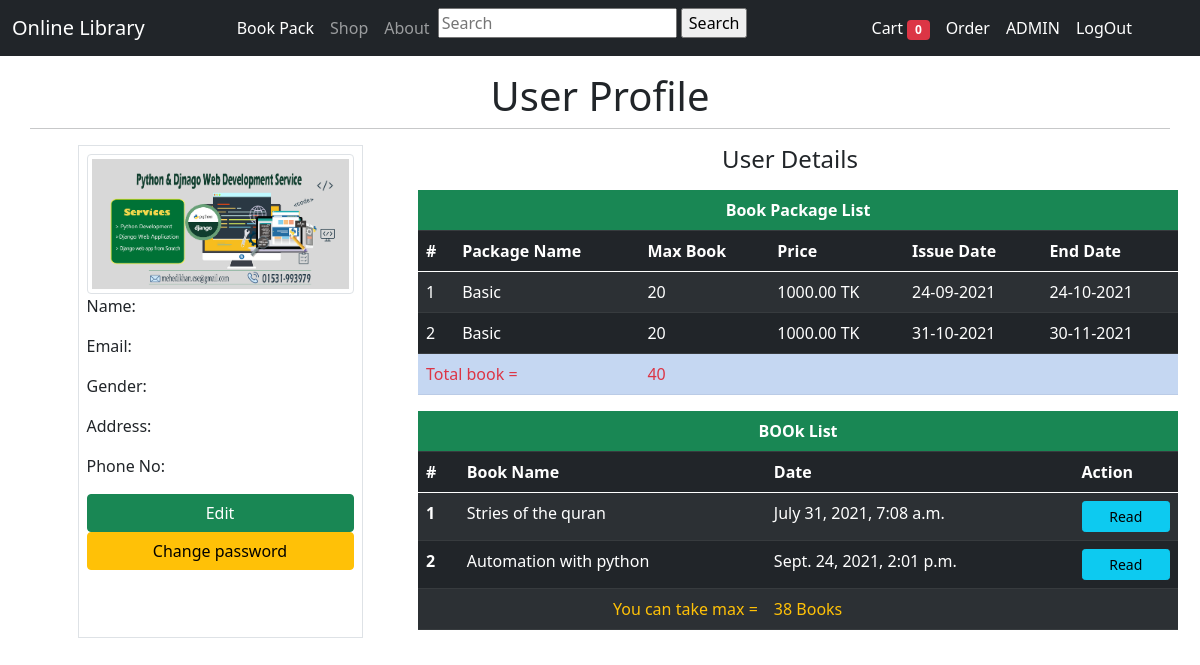
The page /profile/ (signed in) on the database as committed earlier.
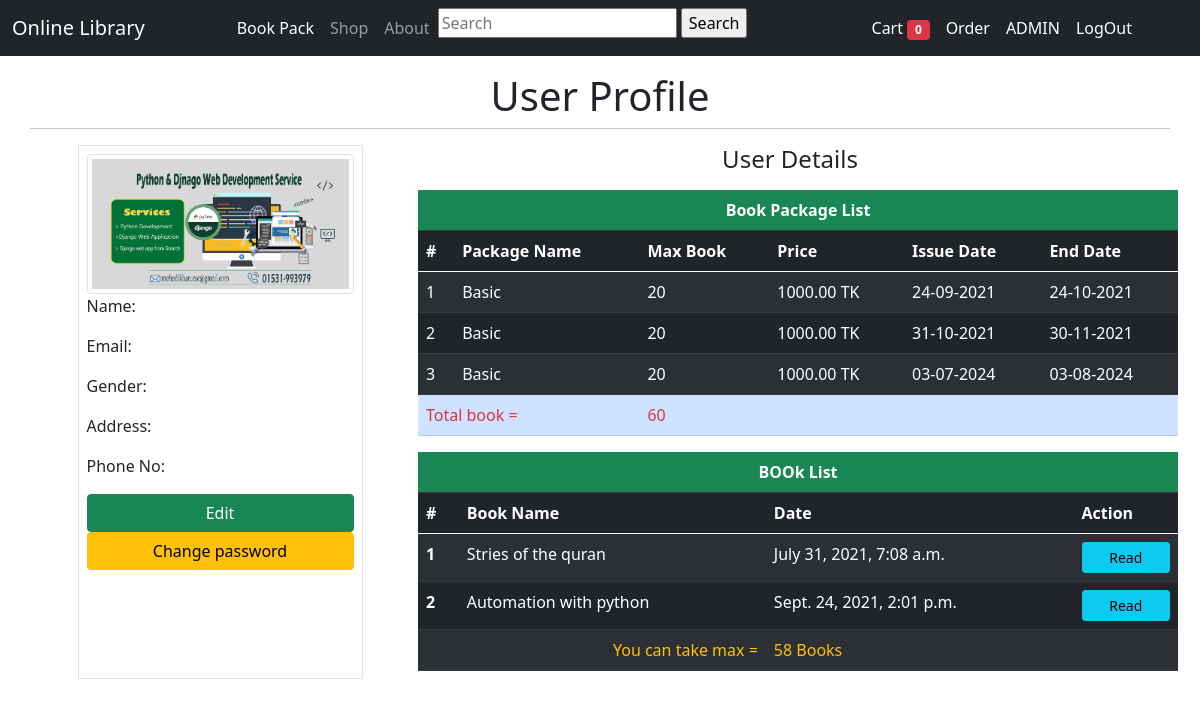
The same page on the database as committed later.
### Library/models.py (models this page shows, shortened)
class User_info(models.Model):
    user = models.OneToOneField(User,on_delete=models.CASCADE,blank=True)
    GENDER_CHOICE= (('M','Male'),('F','Female'),('OG','Other'))
    profile_pic = models.ImageField(upload_to='profilepic',blank=True)
    gender = models.CharField(max_length=10,choices=GENDER_CHOICE,blank=True)
    address = models.CharField(max_length=100,blank=True)
    phone = models.CharField(max_length=15,blank=True)

class Online_read_pack(models.Model):
    user = models.ForeignKey(User,on_delete=models.CASCADE)
    book_pack = models.ForeignKey(Book_package,on_delete=models.CASCADE)
    payment_traxid = models.CharField(max_length=200, blank=False)
    issu_date = models.DateTimeField(auto_now=True,blank=False)
    end_date = models.DateTimeField(editable=False)

class Book_package(models.Model):
    pack_name = models.CharField(max_length=100)
    max_book = models.IntegerField()
    price = models.DecimalField(max_digits=6,decimal_places=2)
    create_date = models.DateTimeField(auto_now_add=True)

class Online_read_book_list(models.Model):
    user = models.ForeignKey(User,on_delete=models.CASCADE)
    book_list = models.ForeignKey(Book,on_delete=models.CASCADE)
    date = models.DateTimeField(auto_now_add=True)

class Book(models.Model):
    user = models.ForeignKey(User,on_delete=models.CASCADE)
    book_name = models.CharField(max_length=100,blank=False)
    category = models.ForeignKey(Book_category,on_delete=models.CASCADE)
    author = models.CharField(max_length=100,blank=False)
    page_no = models.IntegerField()
    price = models.DecimalField(max_digits=6,decimal_places=2,blank=False)
    book_photo = models.ImageField(upload_to='booksphoto')
    book_pdf = models.FileField(upload_to='bookpdf')
    description = models.TextField(max_length=1600)
    upload_date = models.DateTimeField(auto_now_add=True)

### Library/views.py (the view)
# urls.py: path('profile/',user_profile,name='profile'),
@login_required(redirect_field_name='login')
def user_profile(request):
    user = request.user
    read_pack = Online_read_pack.objects.filter(user=user)
    total_book = int()
    for i in read_pack:
        total_book += i.book_pack.max_book
        print(type(i.book_pack.max_book))
        print(total_book)
    user_profile = User_info.objects.get(user=user)
    read_book_list = Online_read_book_list.objects.filter(user=user)
    max_book = total_book-read_book_list.count()
    context = {
        'user':user,
        'profile':user_profile,
        'read_pack':read_pack,
        "total_book":total_book,
        'read_book_list':read_book_list,
        "max_book":max_book,
    }
    return render(request,'dashboard.html',context)

### templates/dashboard.html (shortened to what this page needs)
{% extends 'base.html' %}
{% load static %}
{% block content %}
<div class="container">
    <div class="row mt-3">
        <h1 class='text-center'>User Profile</h1>
        <hr>
        <div class="col-md-3 mx-auto border p-2">
            {% if profile.profile_pic %}
            <img class='d-block mx-auto img-thumbnail' src="{{ profile.profile_pic.url }}" alt="">
            {% else %}
            <img class='d-block mx-auto img-thumbnail' src="{% static 'image/demoprofile.png' %}" alt="">
            {% endif %}
            <p>Name: {{ user.first_name}} {{ user.last_name }}</p>
            <p>Email: {{ user.email }}</p>
            <p>Gender: {{profile.get_gender_display}}</p>
            <p>Address: {{profile.address}}</p>
            <p>Phone No: {{profile.phone}}</p>
            <a href="{% url 'edituserinfo' %}" class="btn btn-success w-100">Edit</a>
            <a href="{% url 'changepass' %}" class="btn btn-warning w-100">Change password</a>
        </div>
        <div class="col-md-8">
            <h4 class="text-center">User Details</h4>
            <div class="row">
                <table class="table m-2 table-dark table-striped table-hover">
                    <thead>
                        <tr class="text-center">
                            <th colspan="6" class=" bg-success">Book Package List</th>
                        </tr>
                        <tr>
                            <th scope="col">#</th>
                            <th scope="col">Package Name</th>
                            <th scope="col">Max Book</th>
                            <th scope="col">Price</th>
                            <th scope="col">Issue Date</th>
                            <th scope="col">End Date</th>
                        </tr>
                    </thead>
                    <tbody>
                    {% for book_pack in read_pack %}
                        <tr>
                            <td>{{ forloop.counter }}</td>
                            <td>{{book_pack.book_pack.pack_name}}</td>
                            <td>{{book_pack.book_pack.max_book}}</td>
                            <td>{{book_pack.book_pack.price}} TK</td>
                            <td>{{book_pack.issu_date | date:"d-m-Y"}}</td>
                            <td>{{book_pack.end_date | date:"d-m-Y"}}</td>
                        </tr>
                    {% endfor %}
                    <tr class="table-primary text-danger">
                        <td colspan="2" class="pr-0">Total book =</td>
                        <td>{{total_book}}</td>
                        <td colspan="4"></td>
                    </tr>
                    </tbody>
                </table>
                <table class="table m-2 table-dark table-striped table-hover">
                    <thead>
                        <tr class="text-center">
                            <th colspan="6" class=" bg-success">BOOk List</th>
                        </tr>
                        <tr>
                            <th scope="col">#</th>
                            <th scope="col">Book Name</th>
                            <th scope="col">Date</th>
                            <th scope="col">Action</th>
                        </tr>
                    </thead>
                    <tbody>
                    {% for book_list in read_book_list %}
                        <tr>
                            <th scope="row">{{ forloop.counter }}</th>
                            <td>{{book_list.book_list.book_name}}</td>
                            <td>{{book_list.date}}</td>
                            <td><a href="{{ book_list.book_list.book_pdf.url }}" target="_blank" class=" btn btn-sm btn-info my-0 w-100">Read</a></td>
                        </tr>
                    {% endfor %}
                    <tr>
                        <td colspan="2" class="text-end text-warning">You can take max =</td>
                        <td class="text-warning">{{max_book}} Books</td>
                        <td class="text-warning"></td>
                    </tr>
                    </tbody>
                </table>
            </div>
        </div>
    </div>
</div>
{% endblock content %}

### templates/base.html (shortened to what this page needs)
{% load static %}
<!doctype html>
<html lang="en">
  <head>
    <link href="https://cdn.jsdelivr.net/npm/bootstrap@5.0.1/dist/css/bootstrap.min.css" rel="stylesheet">
  </head>
  <body>
      {% include 'navbar.html' %}
      {% block content %}
      {% endblock content %}
  </body>
</html>

### templates/navbar.html (shortened to what this page needs)
<nav class="navbar navbar-expand-lg navbar-dark bg-dark">
  <div class="container-fluid">
    <a class="navbar-brand" href="{% url 'shop' %}">Online Library</a>
    <div class="collapse navbar-collapse" id="navbarSupportedContent">
      <ul class="navbar-nav mx-auto mb-2 mb-lg-0">
        <li class="nav-item">
          <a class="nav-link active" aria-current="page" href="{% url 'home' %}">Book Pack</a>
        </li>
        <li class="nav-item">
          <a class="nav-link" href="{% url 'shop' %}">Shop</a>
        </li>
        <li class="nav-item">
          <a class="nav-link" href="/">About</a>
        </li>
        <li class="nav-item">
          <form action="{% url 'ProductSearch' %}" method="GET" class="form-inline">
            <input class="" type="text" value="{{mysearch}}" name="search" placeholder="Search" aria-label="Search">
            <input type="submit" value="Search">
          </form>
        </li>
      </ul>
      <ul class="navbar-nav mx-5 mb-2 mb-lg-0">
        <li class="nav-item">
            <a class="nav-link active" aria-current="page" href="{% url 'cart' %}">Cart
              {% if request.session.cart %}
              <small class="badge bg-info"> {{request.session.cart.keys|length}} </small>
              {% else %}
              <small class="badge bg-danger"> 0 </small>
              {% endif %}
            </a>
        </li>
      {% if request.user.is_authenticated %}
      <li class="nav-item">
          <a class="nav-link active" aria-current="page" href="{% url 'orderView' %}">Order</a>
      </li>
      <li class="nav-item">
          <a class="nav-link active" aria-current="page" href="{% url 'profile' %}">{{request.user|upper}}</a>
      </li>
      <li class="nav-item">
          <a class="nav-link active" aria-current="page" href="{% url 'logout' %}">LogOut</a>
      </li>
      {% endif %}
      </ul>
    </div>
  </div>
</nav>

Rows that differ between the two databases and show on the page:
added Online_read_pack: book_pack.pack_name "Basic", book_pack.max_book "20", book_pack.price "1000.00", issu_date "03-07-2024", end_date "03-08-2024"
Other text that changed with them:
{{ total_book }}: "40" → "60"
{{ max_book }}: "38" → "58"
